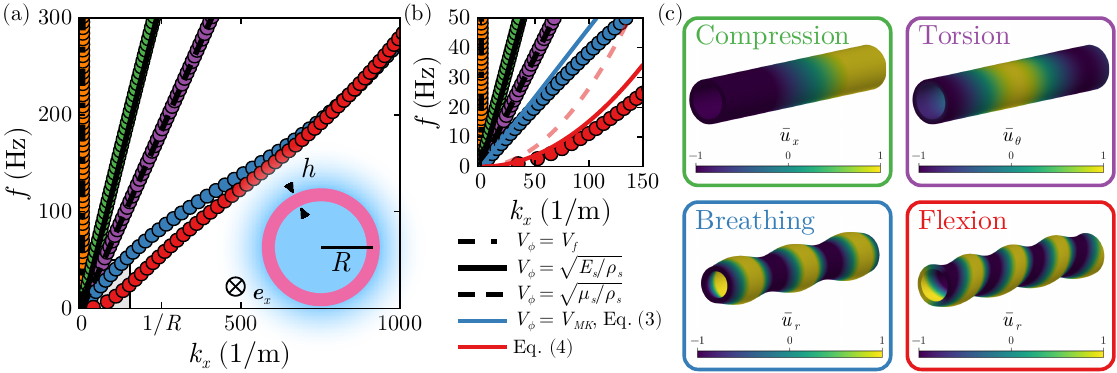

The Julia source for this figure:
using CairoMakie, ColorSchemes, LaTeXStrings, MathTeXEngine
using FileIO, UnPack, NaturalSort
cd(@__DIR__)
include("../preamble.jl")

# Material properties
μs = 23e3
ρs = 1070
ρf = 1000
h = 1e-3
R = 4e-3 

panel1files = filter(x -> occursin("tube",x), readdir(joinpath(@__DIR__,"dispersion/")))
panel2files = filter(x -> occursin("tube",x), readdir(joinpath(@__DIR__,"zoom_dispersion/")))
# Sort for colors
panel1files = panel1files[[4,2,5,1,3]]
panel2files = panel2files[[4,2,5,1,3]]

with_theme(My_theme, palette = (color = reverse(ColorSchemes.Set1_5)[[1,3,2,4,5]], marker = [:circle])) do 
    x = collect(1e-3:1100)
    fig = Figure(size = (2*502, 2/3*502), figure_padding = (2,14,2,2)) 
        
        # Panel 1: dispersion relation
        panel1 = fig[1,1] = GridLayout()
        Label(panel1[1, 1, TopLeft()], "(a)", padding = (0, -20, -5, 0), fontsize = 16)
            ax = Axis(panel1[1,1])
            ax.alignmode = Outside()
            ax.limits = (-10, 1000, 0, 300)
            ax.ylabel = L"f \,\, \mathrm{(Hz)}"
            ax.xlabel = L"k_x \,\, \mathrm{(1/m)}"
            ax.xticks = ([0, 250, 500, 1000], ["0", L"1/R", "500", "1000"])
            poly!(ax,Point2f[(0, 0), (150, 0), (150, 50), (0, 50)], 
                    color = (:grey, 0.2), strokecolor = :black, strokewidth = 1)
                for name in panel1files
                    data = load(joinpath(@__DIR__,"dispersion/",name))
                    @unpack f, k = data
                    p = sortperm(f)
                    scatter!(ax, real(k[p][1:end]), f[p][1:end], markersize = 14)
                end
                lines!(ax, x , x .* sqrt(3*μs/ρs) / (2*pi), color = :black, linewidth = 4)
                lines!(ax, x , x .* sqrt(μs/ρs) / (2*pi), color = :black, linestyle = (:dash, :dense), linewidth = 4)
                lines!(ax, x , x .* 1500 / (2*pi), color = :black, linestyle = :dashdot, linewidth = 4)
                
            # Sketch in inset
            inset = Axis(panel1[1,1])
            inset.halign = 1.25
            inset.valign = 0.12
            inset.aspect = DataAspect()
            inset.width = Relative(3/5)
            inset.height = Relative(3/5)
            hidedecorations!(inset)
            hidespines!(inset)
                # Make the outer gradient
                grad =  ColorScheme(range(colorant"skyblue1", colorant"white", length=25))
                grad = resample_cmap(grad, 25; alpha = Tuple([1. ,0.]))
                X = -80:80
                Y = -80:80
                r = [sqrt(x^2+y^2) for x in X, y in Y]
                r[r .> 80] .= 80
                r[r .< 45] .= 45
                col = 45 .- r
                # Define h arrow coordinate
                ra = [26, 54]
                θa = pi/2 * 1.3
                xa = ra .* cos.(θa)
                ya = ra .* sin.(θa)
                ura = [1, -1]
                uxa = ura .* cos.(θa)
                uya = ura .* sin.(θa)
                # Outer gradient
                #surface!(inset,X,Y,Z, color = col, colormap = reverse(grad), shading = NoShading)
                heatmap!(inset, X, Y, col, colormap = reverse(grad))
                # Circles
                poly!(inset, Circle(Point2f(0, 0), 45), color = :hotpink2)
                poly!(inset, Circle(Point2f(0, 0), 35), color = :skyblue1)
                # radius with text
                lines!(inset,[0, 40],[0,0], color = :black, linewidth = 2)
                text!(inset, 15, -12 , text = L"R", align = (:center, :center), fontsize = 20)
                # Arrows with text
                arrows!(inset, xa, ya, uxa, uya, arrowsize = 16)
                text!(inset, -10, 60 , text = L"h", align = (:center, :center), fontsize = 20)
                # x axis symbol
                poly!(inset, Circle(Point2f(-65, -40), 7), 
                    strokecolor = :black, strokewidth = 1.3, color = (:white, 0))
                lines!(inset, -65 .+ [-7, 7] .* cos(pi/4), -40 .+ [-7, 7 ] .* sin(pi/4), 
                    color = :black, linewidth = 1.3)
                lines!(inset, -65 .+ [-7, 7] .* cos(pi/4), -40 .+ [7, -7 ] .* sin(pi/4), 
                    color = :black, linewidth = 1.3)
                text!(inset, -46, -48, text = L"\mathbf{e}_x", 
                    align = (:center, :center), fontsize = 16)
                
        # Panel 2: Low frequency zoom + 
        panel2 = fig[1,2] = GridLayout()
        Label(panel2[1, 1, TopLeft()], "(b)", padding = (-40, 0, -5, 0), fontsize = 16)
            ax2 = Axis(panel2[1,1])
            ax2.limits = (-3, 150, 0, 50)
            ax2.ylabel = L"f \,\, \mathrm{(Hz)}"
            ax2.xlabel = L"k_x \,\, \mathrm{(1/m)}"
                for name in panel2files
                    data = load(joinpath(@__DIR__,"zoom_dispersion/",name))
                    @unpack f, k = data
                    p = sortperm(f)
                    scatter!(ax2, real(k[p]), f[p], markersize = 14)
                end
                lines!(ax2, x , x .* 1500 / (2*pi), color = :black, linestyle = :dashdot, linewidth = 4,
                    label = L" V_\phi = V_f")
                lines!(ax2, x, x .* sqrt(3*μs/ρs) / (2*pi), color = :black, linewidth = 4,
                    label = L" V_\phi = \sqrt{E_s/\rho_s}")
                lines!(ax2, x, x  .* sqrt(μs/ρs) / (2*pi), color = :black, linewidth = 4, 
                    linestyle = (:dash, :dense),
                    label = L"V_\phi = \sqrt{\mu_s/\rho_s}")
                lines!(ax2, x, x .* sqrt(3*μs/ρf * h / R / 2) / (2*pi),
                    label = L"V_\phi = V_{MK}, \; \mathrm{Eq. \; (3)}", color = ColorSchemes.Set1_4[2])
                lines!(ax2, x, (x).^2 .* sqrt.(3*μs*R*h ./ ρf) / (2*pi),
                    color = tuple.(ColorSchemes.Set1_4[1],0.5), linestyle = :dash)
                lines!(ax2, x, (x).^2 .* sqrt.(3*μs*R*h ./ (3*ρf)) / (2*pi),
                    label = "Eq. (4)", color = ColorSchemes.Set1_4[1])
            leg = Legend(panel2[2,1], ax2, orientation = :horizontal, nbanks = 5, labelsize = 16, tellheight = true, patchsize =(35, 20))
            leg.alignmode = Mixed(bottom = 0)
        rowgap!(panel2, 10)

        # panel3: mode shapes
        panel3 = fig[1,3] = GridLayout()
        Label(panel3[1, 1, TopLeft()], "(c)", padding = (0, 0, -5, 0), fontsize = 16)
            ax31 = Axis(panel3[2,2], alignmode = Outside(3,3,0,0))
            hidedecorations!(ax31)
            hidespines!(ax31)
            ax31.aspect = DataAspect()
                img = load(joinpath(@__DIR__,"Modedisplay/Flexuralmode.png"))
                image!(ax31,rotr90(img))
                text!(ax31, 25, 525, text = L"\mathrm{Flexion}", 
                    align = (:left, :center), fontsize = 20, color = ColorSchemes.Set1_4[1])
                Box(panel3[2,2], cornerradius = 10, color = (:white, 0), 
                    strokecolor = ColorSchemes.Set1_4[1], strokewidth = 2.6)

            ax32 = Axis(panel3[2,1], alignmode = Outside(3,3,0,0))
            hidedecorations!(ax32)
            hidespines!(ax32)
            ax32.aspect = DataAspect()
                img = load(joinpath(@__DIR__,"Modedisplay/MKmode.png"))
                image!(ax32,rotr90(img))
                text!(ax32, 25, 525, text = L"\mathrm{Breathing}", 
                    align = (:left, :center), fontsize = 20, color = ColorSchemes.Set1_4[2])
                Box(panel3[2,1], cornerradius = 10, color = (:white, 0), 
                    strokecolor = ColorSchemes.Set1_4[2], strokewidth = 2.6)

            ax33 = Axis(panel3[1,2], alignmode = Outside(3,3,0,0))
            hidedecorations!(ax33)
            hidespines!(ax33)
            ax33.aspect = DataAspect()
                img = load(joinpath(@__DIR__,"Modedisplay/Torsionmode.png"))
                image!(ax33,rotr90(img))
                text!(ax33, 25, 525, text = L"\mathrm{Torsion}", 
                    align = (:left, :center), fontsize = 20, color = ColorSchemes.Set1_4[4])
                Box(panel3[1,2], cornerradius = 10, color = (:white, 0), 
                    strokecolor = ColorSchemes.Set1_4[4], strokewidth = 2.6)

            ax34 = Axis(panel3[1,1], alignmode = Outside(3,3,0,0))
            hidedecorations!(ax34)
            hidespines!(ax34)
            ax34.aspect = DataAspect()
                img = load(joinpath(@__DIR__,"Modedisplay/Compressionmode.png"))
                image!(ax34,rotr90(img))
                text!(ax34, 25, 525, text = L"\mathrm{Compression}", 
                    align = (:left, :center), fontsize = 20, color = ColorSchemes.Set1_4[3])
                Box(panel3[1,1], cornerradius = 10, color = (:white, 0), 
                    strokecolor = ColorSchemes.Set1_4[3], strokewidth = 2.6)
        rowgap!(panel3, 12)
        colgap!(panel3, 12)

    colsize!(fig.layout, 1, Relative(2/5))
    colsize!(fig.layout, 2, Relative(1/6))
    colgap!(fig.layout, 10)
    display(fig)
    save(joinpath(@__DIR__,"Figure1.pdf"),fig; pt_per_unit = 1)
end